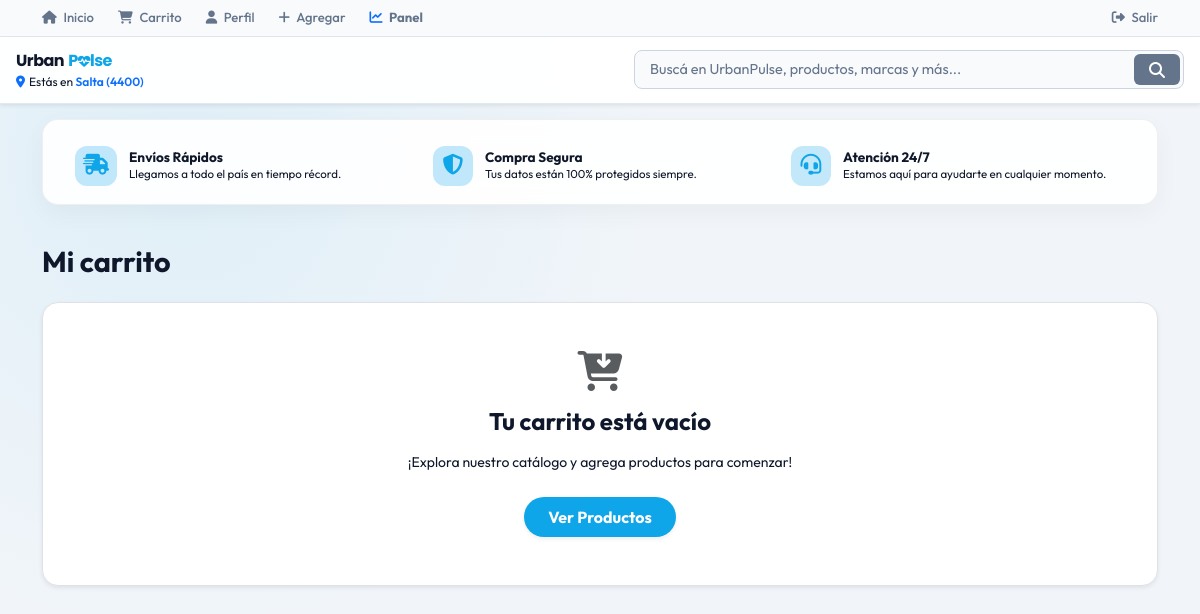
Before: /carrito/ (signed in) with the older database file.
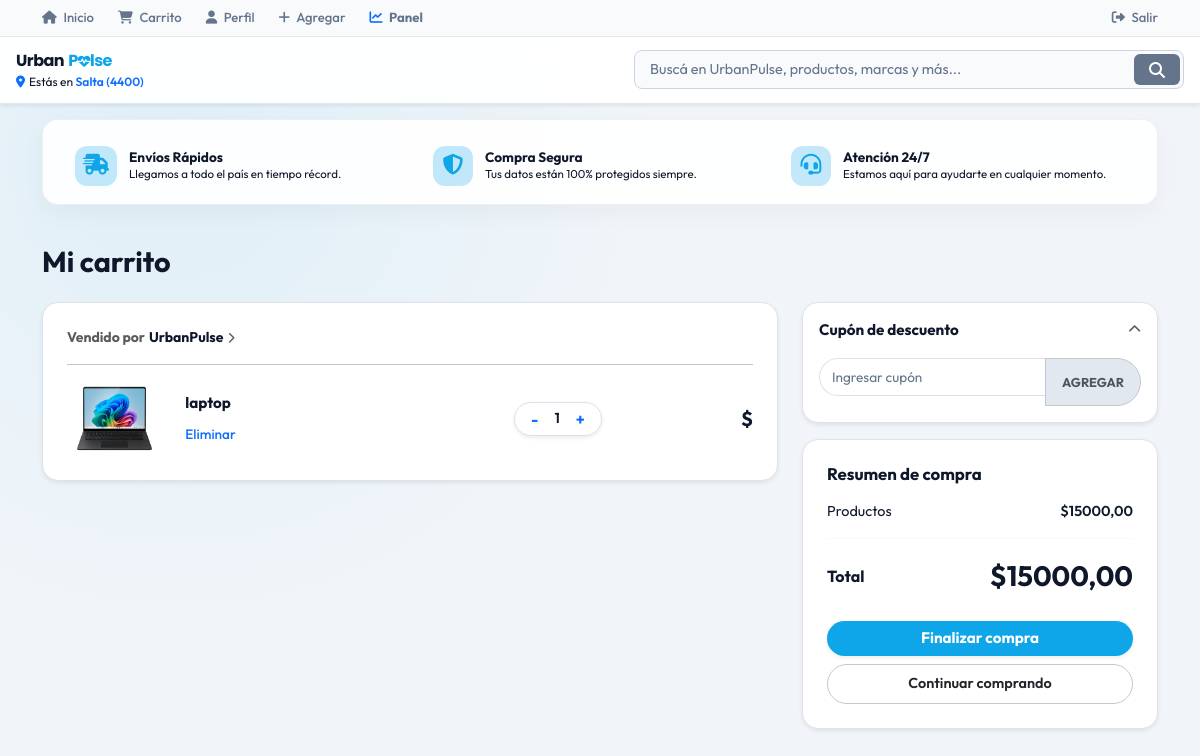
After: the same page with the newer database file.
### miapp/models.py (models this page shows, shortened)
class Carrito(models.Model):
    usuario = models.ForeignKey(User, on_delete=models.CASCADE)
    producto = models.ForeignKey(Producto, on_delete=models.CASCADE)
    cantidad = models.IntegerField(default=1)

class Producto(models.Model):
    usuario = models.ForeignKey(User, on_delete=models.CASCADE)
    categoria = models.ForeignKey(Categoria, on_delete=models.SET_NULL, null=True)
    nombre = models.CharField(max_length=120)
    descripcion = models.TextField()
    precio = models.DecimalField(max_digits=10, decimal_places=2)
    imagen = models.ImageField(upload_to='productos/', null=True, blank=True)
    stock = models.IntegerField(default=0)
    destacado = models.BooleanField(default=False)
    creado = models.DateTimeField(auto_now_add=True)

### miapp/views.py (the view)
# urls.py: path('carrito/', views.ver_carrito, name='ver_carrito'),
@login_required
def ver_carrito(request):
    items = Carrito.objects.filter(usuario=request.user)
    total = sum(item.producto.precio * item.cantidad for item in items)
    return render(request, 'carrito.html', {'items': items, 'total': total})

### miapp/templates/carrito.html (shortened to what the changed rows need)
{% extends 'base.html' %}
{% block content %}
<div class="animate__animated animate__fadeIn py-4" style="max-width: 1250px; margin: 0 auto;">
    <h2 class="fw-bold text-dark mb-4" style="font-size: 1.8rem;">Mi carrito</h2>
    {% if items %}
    <div class="row g-4">
        <div class="col-lg-8">
            {% for item in items %}
            <div class="p-4 rounded-4 shadow-sm bg-white border mb-3 position-relative">
                <div class="text-muted small fw-bold mb-3 d-flex align-items-center gap-1">
                    Vendido por <span class="text-dark">UrbanPulse</span> <i class="fa-solid fa-chevron-right" style="font-size: 0.7rem;"></i>
                </div>
                <hr class="text-secondary-subtle my-2">
                <div class="row align-items-center pt-2">
                    <div class="col-md-2 col-3 text-center">
                        {% if item.producto.imagen %}
                            <img src="{{ item.producto.imagen.url }}" alt="" style="width: 75px; height: 75px; object-fit: contain;">
                        {% else %}
                            <div style="width: 75px; height: 75px; background: #f1f5f9; border-radius: 8px;" class="d-flex align-items-center justify-content-center text-muted">
                                <i class="fa-solid fa-image"></i>
                            </div>
                        {% endif %}
                    </div>
                    <div class="col-md-5 col-9">
                        <h6 class="fw-bold text-dark mb-2" style="font-size: 0.95rem; line-height: 1.4;">
                            {{ item.producto.nombre }}
                        </h6>
                        <a href="{% url 'eliminar_del_carrito' item.id %}" class="text-decoration-none text-primary fw-medium" style="font-size: 0.85rem;">
                            Eliminar
                        </a>
                    </div>
                    <div class="col-md-3 col-6 mt-3 mt-md-0 text-center">
                        <div class="d-inline-flex align-items-center border rounded-pill px-2 py-1 bg-white shadow-sm">
                            <a href="{% url 'restar_cantidad' item.id %}" class="btn btn-sm border-0 p-0 text-primary fw-bold px-2 text-decoration-none" style="font-size: 1rem;">-</a>
                            <span class="px-2 fw-semibold text-dark" style="font-size: 0.9rem;">{{ item.cantidad }}</span>
                            <a href="{% url 'sumar_cantidad' item.id %}" class="btn btn-sm border-0 p-0 text-primary fw-bold px-2 text-decoration-none" style="font-size: 1rem;">+</a>
                        </div>
                    </div>
                    <div class="col-md-2 col-6 mt-3 mt-md-0 text-end">
                        <span class="fw-bold text-dark fs-5">${{ item.subtotal|floatformat:2 }}</span>
                    </div>
                </div>
            </div>
            {% endfor %}
        </div>
        <div class="col-lg-4">
            <div class="p-3 rounded-4 shadow-sm bg-white border mb-3">
                <div class="d-flex justify-content-between align-items-center mb-2" data-bs-toggle="collapse" data-bs-target="#collapseCupon" style="cursor: pointer;">
                    <span class="fw-bold text-dark" style="font-size: 0.95rem;">Cupón de descuento</span>
                    <i class="fa-solid fa-chevron-up text-muted" style="font-size: 0.8rem;"></i>
                </div>
                <div class="collapse show mt-3" id="collapseCupon">
                    <div class="input-group">
                        <input type="text" class="form-control form-control-sm rounded-start-pill border-secondary-subtle" placeholder="Ingresar cupón" style="font-size: 0.85rem;">
                        <button class="btn btn-light border border-secondary-subtle rounded-end-pill px-3 text-muted fw-bold" type="button" style="font-size: 0.8rem; background: #e2e8f0;">AGREGAR</button>
                    </div>
                </div>
            </div>
            <div class="p-4 rounded-4 shadow-sm bg-white border">
                <h5 class="fw-bold text-dark mb-3" style="font-size: 1.05rem;">Resumen de compra</h5>
                <div class="d-flex justify-content-between align-items-center mb-3 text-secondary" style="font-size: 0.9rem;">
                    <span>Productos</span>
                    <span class="fw-semibold text-dark">${{ total|floatformat:2 }}</span>
                </div>
                <hr style="border-color: #e2e8f0;" class="mb-3">
                <div class="d-flex justify-content-between align-items-center mb-4">
                    <span class="fw-bold text-dark fs-6">Total</span>
                    <span class="fw-bold text-dark fs-3">${{ total|floatformat:2 }}</span>
                </div>
                <button onclick="enviarWhatsApp()" class="btn w-100 rounded-pill py-2.5 fw-bold text-white shadow-sm mb-2" style="background: #0ea5e9; border: none; font-size: 0.95rem;">
                    Finalizar compra
                </button>
                <a href="{% url 'home' %}" class="btn btn-outline-secondary w-100 rounded-pill py-2 fw-semibold bg-white text-dark border-secondary-subtle" style="font-size: 0.9rem;">
                    Continuar comprando
                </a>
            </div>
        </div>
    </div>
    {% else %}
    <div class="p-5 rounded-4 shadow-sm bg-white border text-center">
        <i class="fa-solid fa-cart-arrow-down fs-1 text-muted mb-3"></i>
        <h4 class="text-dark fw-bold mb-3">Tu carrito está vacío</h4>
        <p class="text-muted mb-4 small">¡Explora nuestro catálogo y agrega productos para comenzar!</p>
        <a href="{% url 'home' %}" class="btn btn-primary rounded-pill px-4 py-2 text-white fw-bold shadow-sm" style="background: #0ea5e9; border: none;">Ver Productos</a>
    </div>
    {% endif %}
</div>
{% endblock %}

Changed rows visible on the page:
added Carrito: producto.imagen (picture), producto.nombre "laptop", cantidad "1"
Other visible differences:
{{ total|floatformat:2 }}: (not shown) → "15000,00"
text no longer shown: "Tu carrito está vacío ¡Explora nuestro catálogo y agrega productos para comenzar! Ver Productos"
text now shown: "Cupón de descuento AGREGAR Resumen de compra Productos $ Total $ Finalizar compra Continuar comprando"
